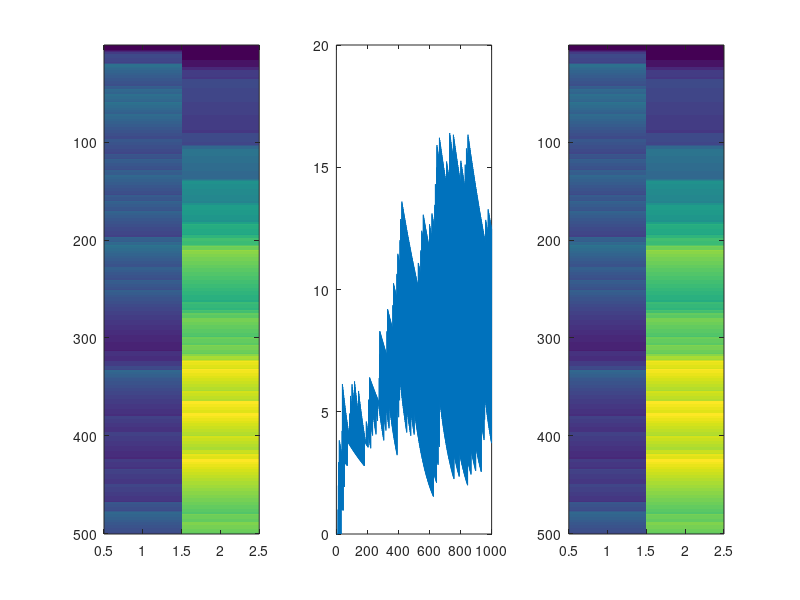

Recreate this plot in MATLAB.
clear, clc

Sim.T       = 500;                              % # of time steps
Sim.dt      = 0.005;                            % time step size
Sim.Nc      = 2;                               % # cells


P.sig   = 0.05;                                  % stan dev of noise
C_0     = 0;
tau     = round(100*rand(Sim.Nc,1))/100+0.05;                                 % decay time constant
P.gam   = 1-Sim.dt./tau(1:Sim.Nc);
P.lam   = round(10*rand(Sim.Nc,1))+5; %10*ones(Sim.Nc,1);                                   % rate-ish, ie, lam*dt=# spikes per second

% 3) simulate data
n=zeros(Sim.T,Sim.Nc);
C=n;
for i=1:Sim.Nc
    n(1,i)      = C_0;
    n(2:end,i)  = poissrnd(P.lam(i)*Sim.dt*ones(Sim.T-1,1));    % simulate spike train
    C(:,i)      = filter(1,[1 -P.gam(i)],n(:,i));               % calcium concentration
end
figure(3), ncols=3;
subplot(1,3,1), imagesc(C)
CC=C';
CC=CC(:);
subplot(1,3,2),plot(CC)
Ctemp=reshape(CC,Sim.Nc,Sim.T);
subplot(1,3,3), imagesc(Ctemp')
norm(Ctemp'-C)

